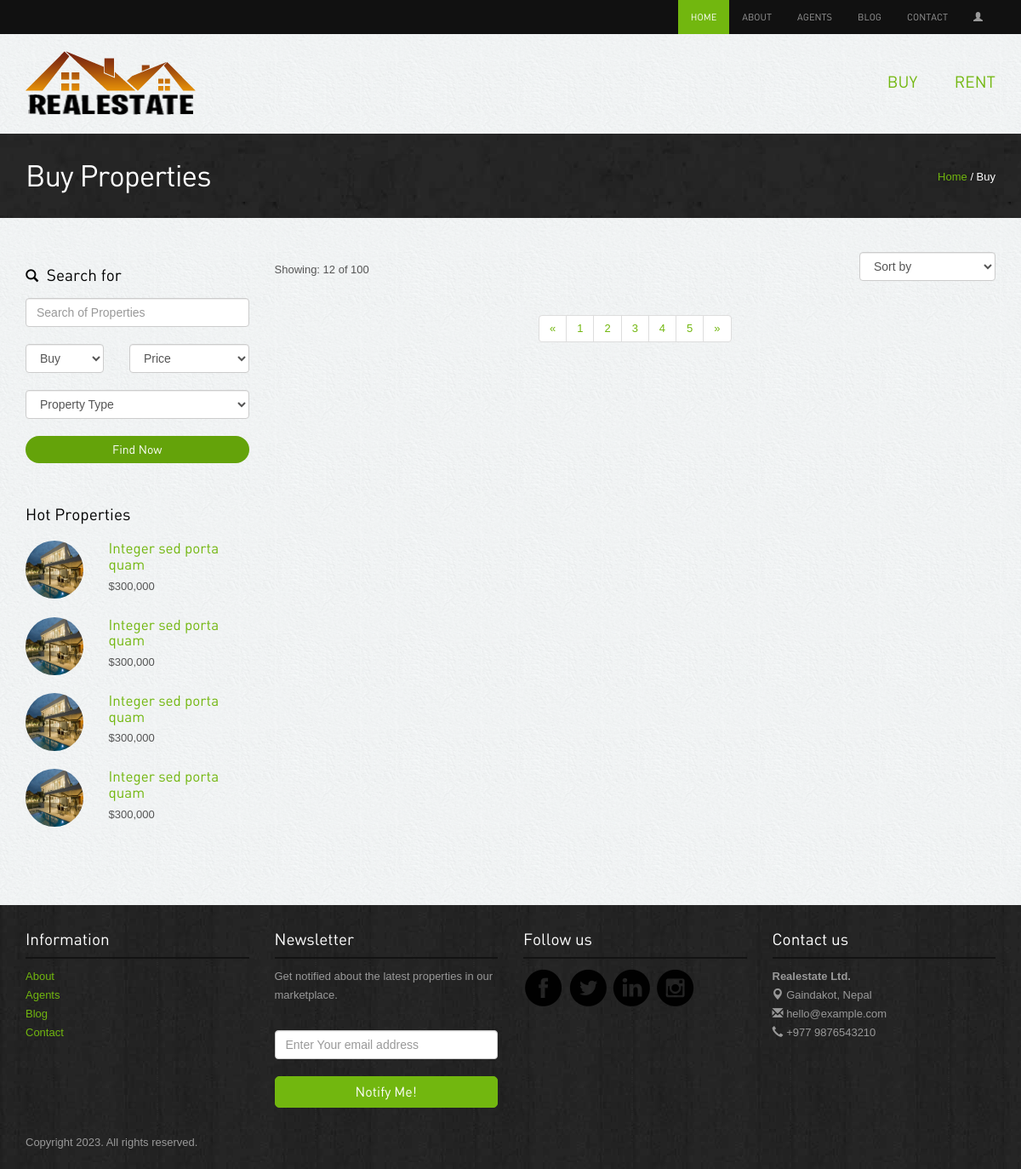
Before: /buy/ with the older database file.
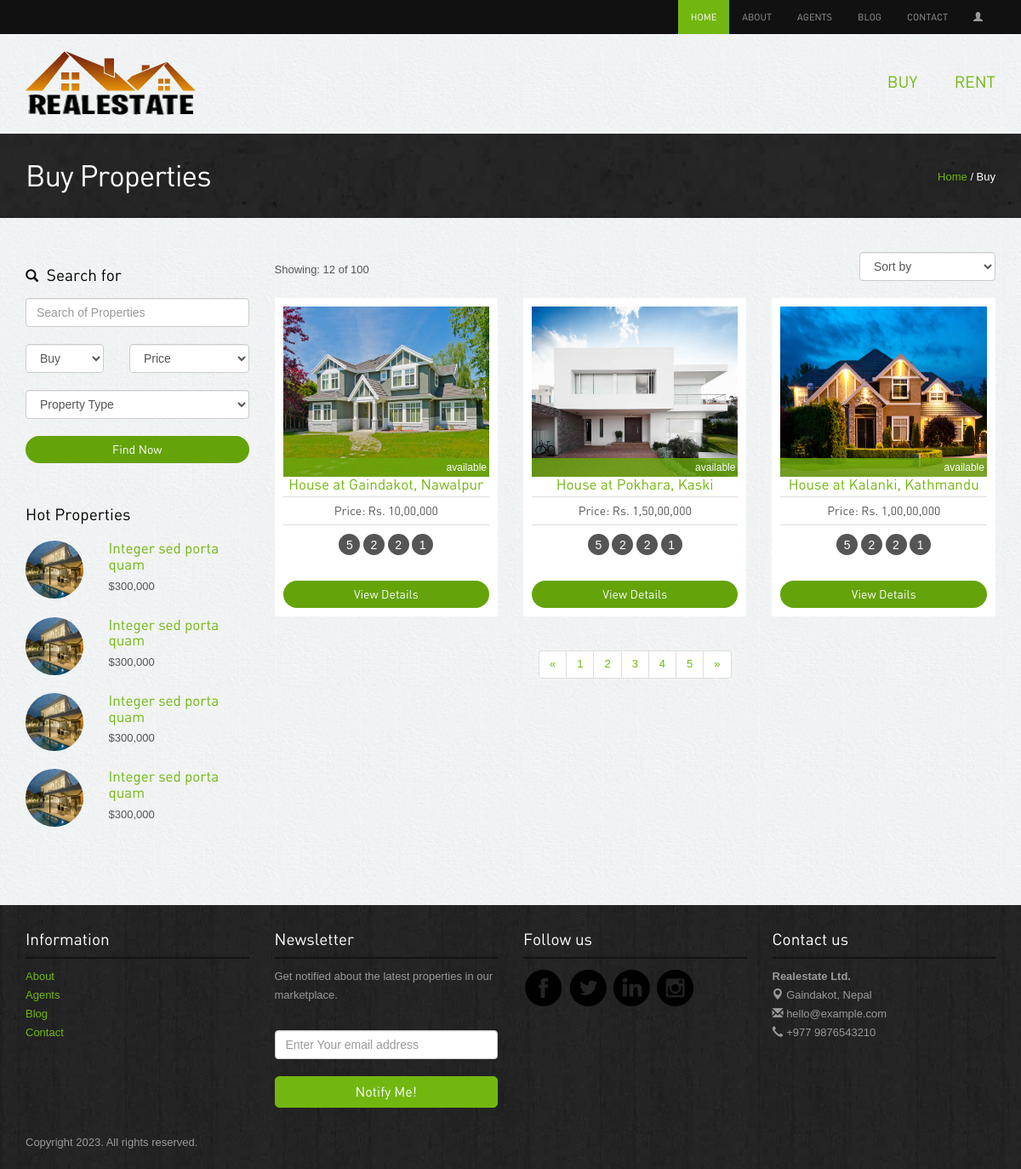
After: the same page with the newer database file.
### app/models.py (models this page shows)
class Property(models.Model):
    STATUS_CHOICES = [
        ("available", "Available"),
        ("rented", "Rented"),
        ("sold", "Sold"),
    ]
    TYPE_CHOICES = [
        ("House", "House"),
        ("Land", "Land"),
        ("Apartment", "Apartment"),
        ("Commercial", "Commercial"),
    ]
    FOR_CHOICES = [
        ("buyer", "Buyer"),
        ("renter", "Renter"),
    ]
    property_type = models.CharField(
        max_length=100, choices=TYPE_CHOICES, default="select"
    )
    property_for = models.CharField(
        max_length=20, choices=FOR_CHOICES, default="select"
    )
    image = models.ImageField(blank=True, upload_to=image_validations)
    price = models.CharField(max_length=20, blank=True)
    city = models.CharField(max_length=50)
    district = models.CharField(max_length=200)
    zip_code = models.CharField(max_length=20)
    description = models.TextField()
    status = models.CharField(
        max_length=20, choices=STATUS_CHOICES, default="available"
    )
    def __str__(self):
        return f"{self.property_type} at {self.city}, {self.district}"

### app/views.py (the view)
# urls.py: path("buy/", views.buypage, name="buy"),
def buypage(request):
    properties = Property.objects.filter(property_for="buyer")
    return render(request, "buy.html", {"properties": properties})

### templates/buy.html (shortened to what this page needs)
{% extends 'home.html' %}
{% load static %}
{% block content %}
<div class="inside-banner">
  <div class="container">
    <span class="pull-right"><a href="{% url 'home' %}">Home</a> / Buy</span>
    <h2>Buy Properties</h2>
  </div>
</div>
<div class="container">
  <div class="properties-listing spacer">
    <div class="row">
      <div class="col-lg-3 col-sm-4 ">
        <div class="search-form">
          <h4><span class="glyphicon glyphicon-search"></span> Search for</h4>
          <input type="text" class="form-control" placeholder="Search of Properties">
          <div class="row">
            <div class="col-lg-5">
              <select class="form-control">
                <option>Buy</option>
              </select>
            </div>
            <div class="col-lg-7">
              <select class="form-control">
                <option>Price</option>
              </select>
            </div>
          </div>
          <div class="row">
            <div class="col-lg-12">
              <select class="form-control">
                <option>Property Type</option>
              </select>
            </div>
          </div>
          <button class="btn btn-primary">Find Now</button>
        </div>
        <div class="hot-properties hidden-xs">
          <h4>Hot Properties</h4>
          <div class="row">
            <div class="col-lg-4 col-sm-5"><img src="{% static 'images/properties/1.jpg' %}"
                class="img-responsive img-circle" alt="properties"></div>
            <div class="col-lg-8 col-sm-7">
              <h5><a href="property-detail.php">Integer sed porta quam</a></h5>
              <p class="price">$300,000</p>
            </div>
          </div>
          <div class="row">
            <div class="col-lg-4 col-sm-5"><img src="{% static 'images/properties/1.jpg' %}"
                class="img-responsive img-circle" alt="properties"></div>
            <div class="col-lg-8 col-sm-7">
              <h5><a href="property-detail.php">Integer sed porta quam</a></h5>
              <p class="price">$300,000</p>
            </div>
          </div>
          <div class="row">
            <div class="col-lg-4 col-sm-5"><img src="{% static 'images/properties/1.jpg' %}"
                class="img-responsive img-circle" alt="properties"></div>
            <div class="col-lg-8 col-sm-7">
              <h5><a href="property-detail.php">Integer sed porta quam</a></h5>
              <p class="price">$300,000</p>
            </div>
          </div>
          <div class="row">
            <div class="col-lg-4 col-sm-5"><img src="{% static 'images/properties/1.jpg' %}"
                class="img-responsive img-circle" alt="properties"></div>
            <div class="col-lg-8 col-sm-7">
              <h5><a href="property-detail.php">Integer sed porta quam</a></h5>
              <p class="price">$300,000</p>
            </div>
          </div>
        </div>
      </div>
      <div class="col-lg-9 col-sm-8">
        <div class="sortby clearfix">
          <div class="pull-left result">Showing: 12 of 100 </div>
          <div class="pull-right">
            <select class="form-control">
              <option>Sort by</option>
            </select>
          </div>
        </div>
        <div class="row">
          {% for property in properties %}
          <div class="col-lg-4 col-sm-6">
            <div class="properties">
              <div class="image-holder"><img src="{{property.image.url}}" class="img-responsive" alt="properties"
                  style="width: 250px; height:200px;">
                <div class=" status sold">{{property.status}}</div>
              </div>
              <h5><a href="{% url 'property-details' 'buy' property.pk %}">{{property}}</a></h5>
              <p class="price">Price: {{property.price}}</p>
              <div class="listing-detail"><span data-toggle="tooltip" data-placement="bottom"
                  data-original-title="Bed Room">5</span> <span data-toggle="tooltip" data-placement="bottom"
                  data-original-title="Living Room">2</span> <span data-toggle="tooltip" data-placement="bottom"
                  data-original-title="Parking">2</span> <span data-toggle="tooltip" data-placement="bottom"
                  data-original-title="Kitchen">1</span> </div>
              <a class="btn btn-primary" href="{% url 'property-details' 'buy' property.pk %}">View Details</a>
            </div>
          </div>
          {% endfor %}
        </div>
        <div class="center">
          <ul class="pagination">
            <li><a href="#">«</a></li>
            <li><a href="#">1</a></li>
            <li><a href="#">2</a></li>
            <li><a href="#">3</a></li>
            <li><a href="#">4</a></li>
            <li><a href="#">5</a></li>
            <li><a href="#">»</a></li>
          </ul>
        </div>
      </div>
    </div>
  </div>
</div>
{% endblock %}

### templates/home.html (shortened to what this page needs)
{% extends 'index.html' %}
{% load static %}
{% block BeforeLogin %}
{% if user.is_authenticated %}
<li class="active"><a href="{% url 'home' %}">Home</a></li>
{% else %}
<li class="active"><a href="{% url 'index' %}">Home</a></li>
{% endif %}
{% endblock %}
{% block loginstatus %}
{% if user.is_authenticated %}
<li class="nav-item dropdown">
  <a class="nav-link dropdown-toggle" href="#" id="navbarDropdown" role="button" data-toggle="dropdown"
    aria-haspopup="true" aria-expanded="false"><strong>Welcome, {{ user.username }} </strong> &nbsp;<span
      class="glyphicon glyphicon-user"></span>
  </a>
  <div class="dropdown-menu" aria-labelledby="navbarDropdown">
    <a class="dropdown-item" href="#"><b>View Profile</b></a>
    <div class="dropdown-divider"></div>
    <a class="dropdown-item" href="{% url 'logout' %}"><b>Logout</b></a>
  </div>
</li>
{% else %}
<li><a href="{% url 'login' %}"><span class="glyphicon glyphicon-user"></span></a></li>
{% endif %}
{% endblock %}

### templates/index.html (shortened to what this page needs)
<!DOCTYPE html>
<html lang="en">
{% load static %}
<head>
  <link rel="stylesheet" href="{% static 'assets/bootstrap/css/bootstrap.css' %}" />
  <link rel="stylesheet" href="{% static 'assets/style.css' %}" />
  <link rel="stylesheet" href="https://cdnjs.cloudflare.com/ajax/libs/dropzone/5.9.3/dropzone.min.css" />
  <link rel="stylesheet" href="{% static 'assets/owl-carousel/owl.carousel.css' %}">
  <link rel="stylesheet" href="{% static 'assets/owl-carousel/owl.theme.css' %}">
  <link rel="stylesheet" type="text/css" href="{% static 'assets/slitslider/css/style.css' %}" />
  <link rel="stylesheet" type="text/css" href="{% static 'assets/slitslider/css/custom.css' %}" />
</head>
<body>
  {% block header %}
  <div class="navbar-wrapper">
    <div class="navbar-inverse" role="navigation">
      <div class="container">
        <div class="navbar-collapse  collapse">
          <ul class="nav navbar-nav navbar-right">
            {% block BeforeLogin %}{% endblock %}
            <li><a href="{% url 'about' %}">About</a></li>
            <li><a href="{% url 'agents' %}">Agents</a></li>
            <li><a href="{% url 'blog' %}">Blog</a></li>
            <li><a href="{% url 'contact' %}">Contact</a></li>
            {% block loginstatus %}{% endblock %}
          </ul>
        </div>
      </div>
    </div>
  </div>
  {% endblock %}
  {% block subheader %}
  <div class="container">
    <div class="header">
      <a href="{% url 'home' %}"><img src="{% static 'images/logo.png' %}" alt="Realestate"></a>
      <ul class="pull-right">
        <li><a href="{% url 'buy' %}">Buy</a></li>
        <li><a href="{% url 'rent' %}">Rent</a></li>
      </ul>
    </div>
  </div>
  {% endblock %}
  {% block content %}{% endblock %}
  {% block footer %}
  <div class="footer">
    <div class="container">
      <div class="row">
        <div class="col-lg-3 col-sm-3">
          <h4>Information</h4>
          <ul class="row">
            <li class="col-lg-12 col-sm-12 col-xs-3"><a href="{% url 'about' %}">About</a></li>
            <li class="col-lg-12 col-sm-12 col-xs-3"><a href="{% url 'agents' %}">Agents</a></li>
            <li class="col-lg-12 col-sm-12 col-xs-3"><a href="{% url 'blog' %}">Blog</a></li>
            <li class="col-lg-12 col-sm-12 col-xs-3"><a href="{% url 'contact' %}">Contact</a></li>
          </ul>
        </div>
        <div class="col-lg-3 col-sm-3">
          <h4>Newsletter</h4>
          <p>Get notified about the latest properties in our marketplace.</p>
          <form class="form-inline" role="form">
            <input type="text" placeholder="Enter Your email address" class="form-control">
            <button class="btn btn-success" type="button">Notify Me!</button>
          </form>
        </div>
        <div class="col-lg-3 col-sm-3">
          <h4>Follow us</h4>
          <a href="https://www.facebook.com/sandeepsharmag35" target="_blank"><img
              src="{% static 'images/facebook.png' %}" alt="facebook"></a>
          <a href="https://twitter.com/slayrant/" target="_blank"><img src="{% static 'images/twitter.png' %}"
              alt="twitter"></a>
          <a href="#"><img src="{% static 'images/linkedin.png' %}" target="_blank" alt="linkedin"></a>
          <a href="https://instagram.com/sandip.slayrant/" target="_blank"><img
              src="{% static 'images/instagram.png' %}" alt="instagram"></a>
        </div>
        <div class="col-lg-3 col-sm-3">
          <h4>Contact us</h4>
          <p><b>Realestate Ltd.</b><br>
            <span class="glyphicon glyphicon-map-marker"></span> Gaindakot, Nepal <br>
            <span class="glyphicon glyphicon-envelope"></span> hello@example.com<br>
            <span class="glyphicon glyphicon-earphone"></span> +977 9876543210
          </p>
        </div>
      </div>
      <p class="copyright">Copyright 2023. All rights reserved. </p>
    </div>
  </div>
  {% endblock %}
</body>
</html>

### static/assets/style.css (style rules this page uses)
body { color:#555; font:normal 13px/22px Arial; background:url(../images/bgmain.png) #eee; }
h1,h2,h3,h4,h5 { font-weight:normal; font-family: din;margin: 0;padding: 0;color: #000 }
h2 { font-size: 35px; letter-spacing: -1px;margin-bottom: 20px; }
h4 { margin: 10px 0; font-size: 19px; }
h5 { margin: 0 0 5px 0; font-size: 17px; }
h4 span { margin-right: 5px; font-size: 15px; }
p { margin-bottom: 30px; }
a { color:#72b70f; text-decoration:none;outline: none; }
.spacer { margin-top: 40px;margin-bottom:40px; }
.center { text-align: center; }
select,input { outline: 0; margin-bottom: 20px; }
.btn { border-radius: 5px; font-family: din; outline: none; }
.btn-success { background: #72b70f;border:1px solid #72b70f;padding:6px 20px; font-size:16px; width: 100%; }
.btn-primary { background: #64a30a;border:none;width: 100%;border-radius: 20px; }
.header { padding: 20px 0; }
.header ul { list-style: none;margin: 0; padding: 0;margin-top: 25px; }
.header ul li { display: inline-block; padding: 0 0 0 40px; }
.header ul li a { font-size: 19px;font-family: din;text-transform: uppercase; }
.navbar-inverse { background-color: #111; }
.navbar-inverse .navbar-nav > li > a { font-size: 11px;padding-top: 10px;padding-bottom: 10px;font-family: din;text-transform: uppercase; }
.navbar-inverse .navbar-nav > .active > a, .navbar-inverse .navbar-nav > .active > a:hover, .navbar-inverse .navbar-nav > .active > a:focus { background-color: #72b70f; }
.properties-listing div.properties { padding: 10px; background-color: #fff;text-align: center; margin-bottom: 20px; }
.properties-listing div.properties .image-holder { position: relative; }
.properties-listing div.properties .status { position: absolute;bottom: 0;z-index: 100;display: block;width: 100%;color: #fff;padding:0 3px;text-align: right; font-size: 12px; }
.properties-listing div.properties p { margin-bottom: 10px; font-size: 14px;border-top: 1px solid #ddd;border-bottom: 1px solid #ddd;padding: 5px 0;font-family: din; }
.listing-detail { margin-bottom: 30px; }
.listing-detail span { color: #fff; width: 25px; height: 25px; background-color: #555;display: inline-block;border-radius:25px; text-align: center;line-height: 26px; font-size: 14px;cursor: crosshair; }
.status.sold { background:rgba(104,167,13,0.8); }
.inside-banner { background:url(../images/bginside.jpg) #222;color: #fff; padding: 30px 0; }
.inside-banner h2 { margin: 0; color: #fff; }
.inside-banner span { margin-top: 10px; }
.search-form { margin-bottom: 50px; }
.search-form h4 { margin: 17px 0; }
.hot-properties { margin-bottom: 50px; }
.hot-properties img { width: 68px; height: 68px; }
.hot-properties h4 { margin-bottom: 20px; }
.hot-properties .row { margin-bottom: 20px; }
.hot-properties .row p { margin-bottom: 5px; }
.sortby .result { margin-top: 10px; }
.footer { background:url(../images/bg.jpg) #222; padding: 20px 0; color: #999; }
.footer h4 { color: #fff;border-bottom: 2px solid #131313;margin-bottom: 10px;padding-bottom: 10px; }
.footer ul { list-style: none;padding: 0; }
.footer p.copyright { margin: 30px 0 0 0; }

Changed rows visible on the page:
now on this page (row edited): Property: image (picture), status "available", property_type+city+district "House at Gaindakot, Nawalpur", price "Rs. 10,00,000"
now on this page (row edited): Property: image (picture), status "available", property_type+city+district "House at Pokhara, Kaski", price "Rs. 1,50,00,000"
now on this page (row edited): Property: image (picture), status "available", property_type+city+district "House at Kalanki, Kathmandu", price "Rs. 1,00,00,000"
